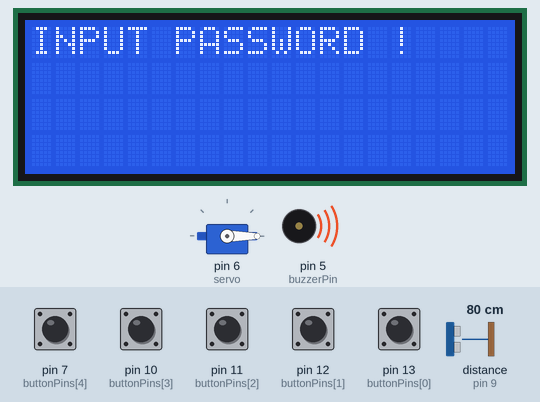
A sketch run on a simulated Arduino Uno, built with avr-gcc and run on an emulated ATmega328P. On the bench: 20×4 character LCD, servo, buzzer (waves = sounding). Wiring (inferred from the names in the program): ultrasonic range finder: trigger pin 8; echo pin 9. Inputs (shaded band) come from the test bench; at power-on: pin 7 (buttonPins[4]), pin 10 (buttonPins[3]), pin 11 (buttonPins[2]), pin 12 (buttonPins[1]), pin 13 (buttonPins[0]) HIGH, distance to the obstacle (sensor on pin 9) 80 cm. The echo pulse lasts 58.3 µs per cm.

Above: at 1.2 s.
1.3 s: distance to the obstacle (sensor on pin 9) set to 2 cm
At 1.7 s:
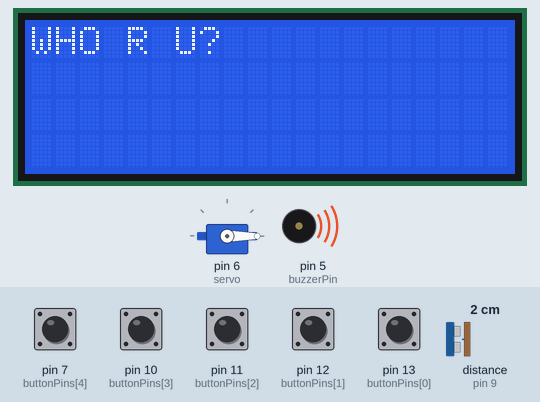
3.3 s: pin 7 (buttonPins[4]) pulled LOW for 0.15 s
At 3.7 s:
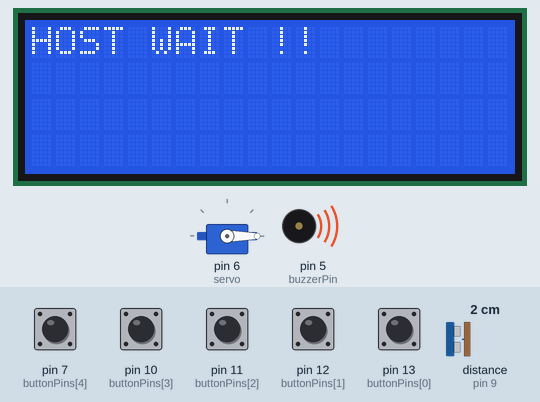
5.3 s: pin 10 (buttonPins[3]) pulled LOW for 0.15 s
At 6.5 s:
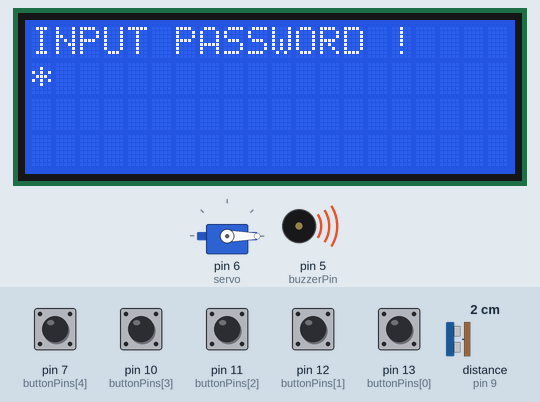
6.9 s: pin 11 (buttonPins[2]) pulled LOW for 0.15 s
At 7.9 s:
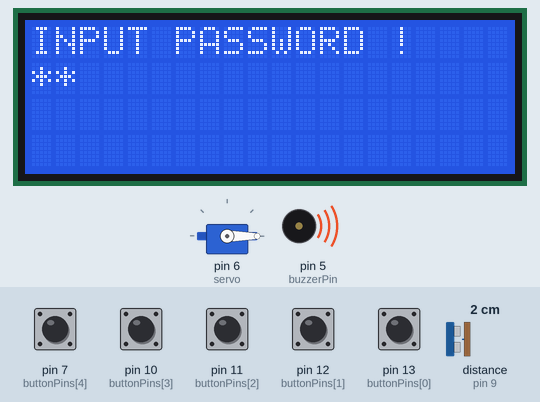
8.5 s: pin 12 (buttonPins[1]) pulled LOW for 0.15 s
10.1 s: pin 13 (buttonPins[0]) pulled LOW for 0.15 s
At 10.7 s:
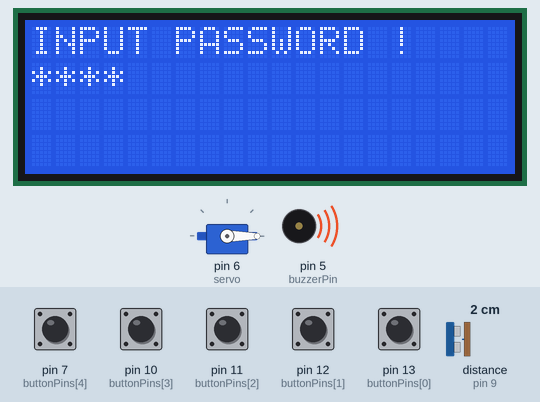
Timing chart, 0 to 12.7 s (numbered marks = the images above; inputs shaded):
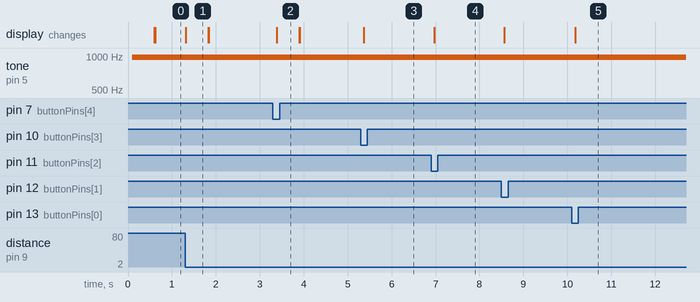

Measured:
- after the input at 1.3 s, the display: changes at once (image 1)
- after the input at 3.3 s, the display: changes after 0.09 s (image 2)
- after the input at 5.3 s, the display: changes after 0.07 s (image 3)
- after the input at 6.9 s, the display: changes after 0.07 s (image 4)
- after the input at 10.1 s, the display: changes after 0.08 s (image 5)
- what the display in image 1 shows lasts 0.5 s, from 1.3 s to 1.8 s

The sketch:

241129_servo_init.ino
```cpp
#include <Wire.h> //I2C 라이브러리 포함(I2C버스 초기화)
#include <LiquidCrystal_I2C.h> //LCD 모듈과의 통신을 위한 인터페이스 설정
#include <Servo.h>
#include <SoftwareSerial.h>

int buzzerPin = 5;
Servo servo;

SoftwareSerial mySerial(2, 3);
String message = "";
String data = "";

LiquidCrystal_I2C lcd(0x27,20,4);

int PIN_ECHO = 9;
int PIN_TRIG = 8;
bool isHighPrinted = false;

int distance = 0;
unsigned long lastMeasurementTime = 0;
unsigned long measurementInterval = 100;


int temp_password[4] = {1,4,2,3};
int input_password[4] = {0,0,0,0};
int index = 0;
int arr_index = 0;

int buttonPins[] = {13,12,11,10,7};
int numButtons = 5;

int buttonState[5];
int lastButtonState[5];
unsigned long lastDebounceTime[5];
unsigned long debounceDelay = 50;

void decode_pwd(){
  for (int i = 0; i < data.length(); i++) {
        char ch = data.charAt(i);

        if (ch >= '0' && ch <= '9') {
          int num = ch - '0';  // 문자 '0'을 빼면 해당 문자의 정수 값
          temp_password[arr_index] = num;  // 배열에 삽입
          arr_index++;  // 배열 인덱스 증가
        }
      }
    arr_index=0;
}

void compare_pwd(){
        if(
        (temp_password[0]==input_password[0]) &&
        (temp_password[1]==input_password[1]) &&
        (temp_password[2]==input_password[2]) &&
        (temp_password[3]==input_password[3])
        ){
          lcd.clear();
          lcd.setCursor(0,0);
          lcd.print("PASSWORD CORRECT!");
          lcd.setCursor(0,1);
          lcd.print("WELCOME!");

          servo.write(100);
          delay(1000);
          servo.write(0);

        }else{
          lcd.clear();
          lcd.setCursor(0,0);
          lcd.print("INCORRECT!");
          lcd.setCursor(0,1);
          lcd.print("WRONG PASSWORD!");

          analogWrite(buzzerPin, 100);
          delay(500);
          analogWrite(buzzerPin, 0);

          message = "pwd_comp_err";
          mySerial.println(message);
        }

        delay(1000);
        lcd.clear();
}

void bell_pushed(){
  lcd.clear();
  lcd.setCursor(0,0);
  lcd.print("HOST WAIT !!");
  analogWrite(buzzerPin, 100);
  delay(500);
  analogWrite(buzzerPin, 0);
  message = "bell";
  mySerial.println(message);
  lcd.clear();
}


void sonic_touched(){
  lcd.clear();
  lcd.setCursor(0,0);
  lcd.print("WHO R U?");
  analogWrite(buzzerPin, 100);
  delay(500);
  analogWrite(buzzerPin, 0);
  message = "sonic";
  mySerial.println(message);
  lcd.clear();
}


void setup()
{
  Serial.begin(9600);
  mySerial.begin(9600);

  lcd.init(); // lcd 초기화
  lcd.backlight(); //lcd 백라이트 켜

  servo.attach(6);
  servo.write(0);

  pinMode(buzzerPin, OUTPUT);


  pinMode(PIN_ECHO, INPUT);
	pinMode(PIN_TRIG, OUTPUT);


  for (int i = 0; i < numButtons; i++) {
    pinMode(buttonPins[i], INPUT_PULLUP);
    buttonState[i] = HIGH;  // 초기 상태는 HIGH (버튼이 눌리지 않았을 때)
    lastButtonState[i] = HIGH;  // 초기 상태는 HIGH
    lastDebounceTime[i] = 0;  // 초기 시간 설정
  }

}
void loop(){

  if (mySerial.available()>0) {

    data = mySerial.readString();  // 데이터 읽기
    //추후 초인종 관련 기능 구현시 data 신호를 받아 if문으로 처리.
    //관련 작업 길어질 경우 별도 함수로 분리.
    //위에서 만든 if문의 else 밑으로 밑에 있는 구문 삽입.

    decode_pwd();
    compare_pwd();

  }

    lcd.setCursor(0,0);
    lcd.print("INPUT PASSWORD !");

    for (int i = 0; i < numButtons; i++) {
    int reading = digitalRead(buttonPins[i]);

    // 버튼 상태가 바뀌었을 때
    if (reading != lastButtonState[i]) {
      lastDebounceTime[i] = millis();  // 상태 변화 시간 기록
    }

    // 디바운싱 시간 이후에만 상태 업데이트
    if ((millis() - lastDebounceTime[i]) > debounceDelay) {

      if (reading != buttonState[i]) {
        buttonState[i] = reading;  // 버튼 상태 업데이트

      if(buttonState[i]==LOW){
        // 버튼이 눌렸을 때
            if(i>=0 && i<=3){

              if(index<4){
                input_password[index] = i+1;
                index++;

                lcd.setCursor(0,1);
                  for(int j=0; j<index; j++){
                    lcd.print("*");
                  }
              }

              if(index==4){
                message = "pwd_comp";
                mySerial.println(message);
                index=0;
              }
            }

            if(i==4){
              bell_pushed();
            }

        }
      }
      }
    // 이전 상태 저장
    lastButtonState[i] = reading;
    }


    if (millis() - lastMeasurementTime >= measurementInterval) {
      lastMeasurementTime = millis();  // 마지막 측정 시간 기록

      // 초음파 송신
      digitalWrite(PIN_TRIG, HIGH);
      delayMicroseconds(20);
      digitalWrite(PIN_TRIG, LOW);

      // 초음파 수신 대기 (비블로킹)
      long startTime = micros();
      while (digitalRead(PIN_ECHO) == LOW) {
        if (micros() - startTime > 10000) {  // 타임아웃 설정 (10ms)
          distance = -1;
          Serial.println("TIMEOUT");
          break;
        }
    }

    if(distance != -1){
      startTime = micros();
      while (digitalRead(PIN_ECHO) == HIGH);
      long endTime = micros() - startTime;

      distance = endTime / 58;  // 거리 계산 (cm 단위)
    }
  }

  if(distance != -1){
		if(distance < 10)
		{
      if (!isHighPrinted) {  // 이미 HIGH가 출력되지 않았다면
      sonic_touched();
      isHighPrinted = true;  // HIGH 출력 상태로 변경
      }
		}else{
      if (isHighPrinted) {  // HIGH가 이미 출력되었다면
      isHighPrinted = false;  // LOW 출력 상태로 변경
      }
		}
  }else{
    distance = 0;
  }

}
```
